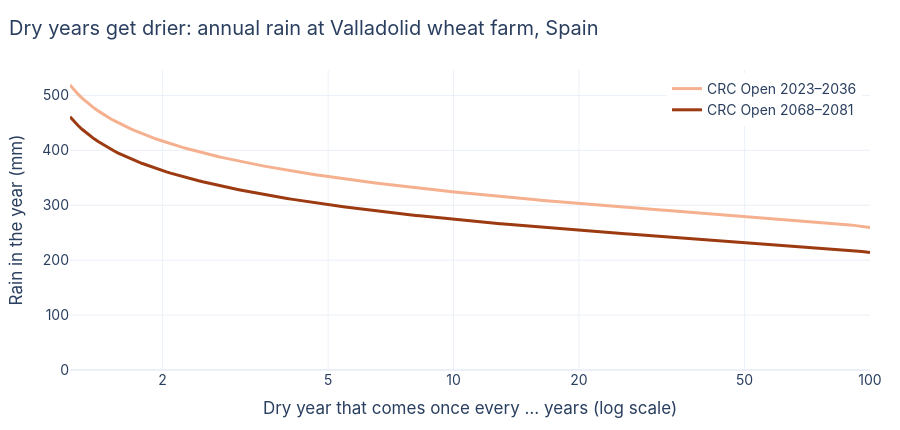

Notebook code cell kept with this figure:
### Code cell
early_rain, late_rain = window("rain", "early", DRY_SIDE), window("rain", "late", DRY_SIDE)
fig = go.Figure()
fig.add_trace(go.Scatter(x=rp_grid, y=early_rain, mode="lines", line=dict(color=EARLY_COLOR, width=3),
                         name="CRC Open 2023–2036", hovertemplate="1-in-%{x:.0f} dry year: %{y:.0f} mm<extra></extra>"))
fig.add_trace(go.Scatter(x=rp_grid, y=late_rain, mode="lines", line=dict(color=LATE_COLOR, width=3),
                         name="CRC Open 2068–2081", hovertemplate="1-in-%{x:.0f} dry year: %{y:.0f} mm<extra></extra>"))
trend = "Dry years get drier" if late_rain[-1] < early_rain[-1] else "Dry years get wetter"
layout(fig, f"{trend}: annual rain at {FARM['name']}",
       xaxis=log_rp_axis(title="Dry year that comes once every … years (log scale)"), yaxis=dict(title="Rain in the year (mm)", rangemode="tozero"),
       legend=dict(x=0.99, y=0.99, xanchor="right"))
fig.show()

### Figure 1 — Plotly figure (JSON) as saved in the notebook; plotly's stock layout.template omitted (floating-point values rounded to 4 significant figures; data arrays with more than 128 entries replaced by an {"elided": "..."} marker saying what was removed)
{"data": [{"hovertemplate": "1-in-%{x:.0f} dry year: %{y:.0f} mm<extra></extra>", "line": {"color": "#f5b08f", "width": 3}, "mode": "lines", "name": "CRC Open 2023–2036", "type": "scatter", "x": {"elided": "200 float values"}, "y": {"elided": "200 float values"}}, {"hovertemplate": "1-in-%{x:.0f} dry year: %{y:.0f} mm<extra></extra>", "line": {"color": "#9c3a12", "width": 3}, "mode": "lines", "name": "CRC Open 2068–2081", "type": "scatter", "x": {"elided": "200 float values"}, "y": {"elided": "200 float values"}}], "layout": {"font": {"family": "Inter, Helvetica, Arial, sans-serif", "size": 14}, "height": 430, "legend": {"x": 0.99, "xanchor": "right", "y": 0.99}, "margin": {"b": 60, "l": 70, "r": 30, "t": 70}, "title": {"text": "Dry years get drier: annual rain at Valladolid wheat farm, Spain", "x": 0.01}, "xaxis": {"tickvals": [1, 2, 5, 10, 20, 50, 100], "title": {"text": "Dry year that comes once every … years (log scale)"}, "type": "log"}, "yaxis": {"rangemode": "tozero", "title": {"text": "Rain in the year (mm)"}}}}
